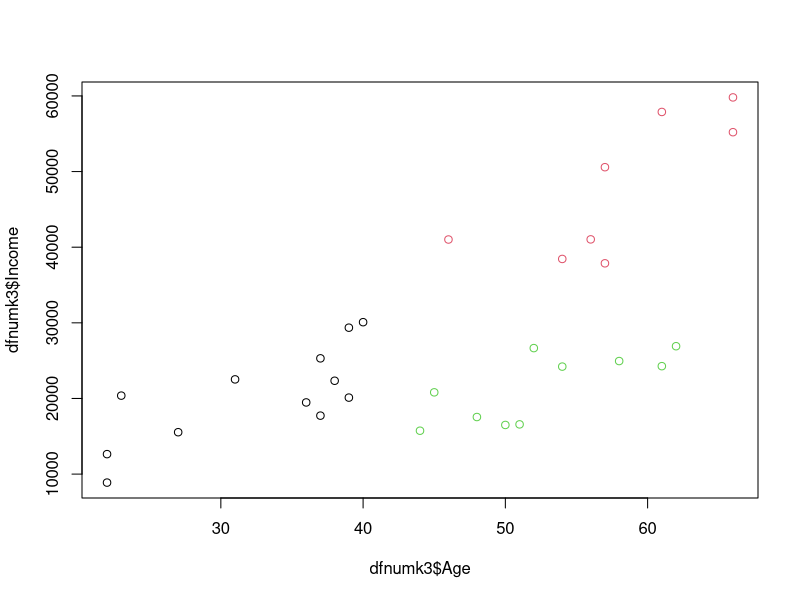

R code for this plot:
dfnum <- read.csv("CustomerNumerical.csv")
View(dfnum)
range01 <- function(x){(x - min(x)) / (max(x) - min(x))}
dfscaled<-dfnum
dfscaled[,1] <-range01(dfnum[,1])
dfscaled[,2] <-range01(dfnum[,2])
View(dfscaled)
k3 <- kmeans(dfscaled, centers = 3, nstart = 50)
str(k3)
dfnumk3 <- cbind(dfnum,clusterID=k3$cluster)
mean(dfnumk3$Age)
mean(dfnumk3$Age[dfnumk3$clusterID==1])
plot(dfnumk3$Age,dfnumk3$Income, col=factor(dfnumk3$clusterID))
